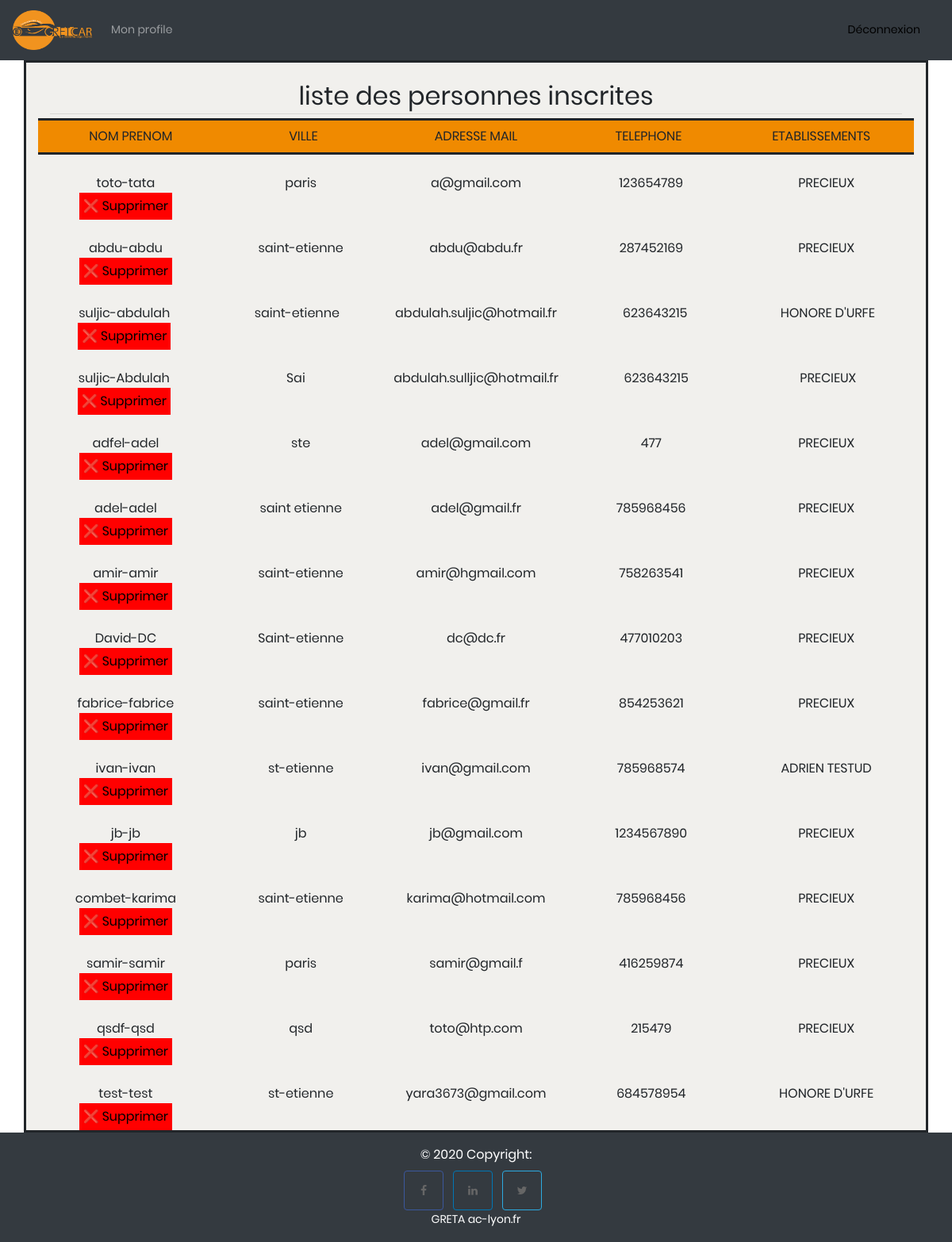
Screenshot of /moderateur-liste.php with the database file from the repository.
### tables this page shows
CREATE TABLE IF NOT EXISTS `user` (
  `usr_id` int(11) NOT NULL AUTO_INCREMENT,
  `usr_nom` varchar(250) NOT NULL,
  `usr_prenom` varchar(250) NOT NULL,
  `usr_adresse` varchar(250) NOT NULL,
  `usr_ville` varchar(250) NOT NULL,
  `usr_codepostal` int(11) NOT NULL,
  `usr_email` varchar(250) NOT NULL,
  `usr_tel` int(11) NOT NULL,
  `nom_etab` varchar(250) NOT NULL,
  `usr_mdp1` varchar(250) NOT NULL,
  PRIMARY KEY (`usr_email`),
  KEY `usr_id` (`usr_id`),
  KEY `nom_etab` (`nom_etab`)
);

### moderateur-liste.php (the view, shortened to what this page needs)
  <nav class="navbar navbar-expand-sm bg-dark navbar-dark sticky-top">
    <a class="navbar-brand" href="connexionUser.html"><img src="logo/logo2.png" height="50" width="100"></a>
    <div class="collapse navbar-collapse" id="collapsibleNavbar">
      <ul class="navbar-nav">
        <li class="nav-item">
          <a class="nav-link" href="moderateur-liste.php">Mon profile</a>
        </li>
    </div>
          <form method="POST" action="template/deconnexion.php">
            <button>
              <a class="dropdown-item" type="submit">Déconnexion</a>
          </button>
          </form>
  </nav>
<body>
  <?php include("template/head.php"); ?>
<center>
<div class="container marketing  " id="couleurtext"><br>
<center><h2 class="inscrit">liste des personnes inscrites </h2></center>
<div class="container">
              <hr style="margin:5px 0 5px 0;">
              <div class='row' id="listinscr">
                                        <div class='col' id='tableau'><f3>NOM PRENOM</f3></div>
                                        <div class='col' id='tableau'><f3>VILLE</f3></div>
                                        <div class='col' id='tableau'><f3>ADRESSE MAIL</f3></div>
                                        <div class='col' id='tableau'><f3>TELEPHONE</f3></div>
                                        <div class='col' id='tableau'><f3>ETABLISSEMENTS</f3></div>
                                        </div>
              <?php
                                  try {
                                  $bdd = new PDO('mysql:host=localhost;dbname=covoit1', 'root', '');
                                    foreach($bdd->query('SELECT usr_nom, usr_prenom,usr_ville, usr_email, usr_tel, nom_etab
                                    FROM user') as $row)
                                    {
                                        $nom = $row[0];
                                        $prenom = $row[1];
                                        $ville = $row[2];
                                        $email = $row[3];
                                        $tel = $row[4];
                                        $etab = $row[5];
                                        ?>
                                        <div class="row">
                                        <div class="col"></br>
                                         <?php echo $nom.'-'.$prenom?><form  method="POST" action="delet.php" onsubmit="return confirm('vous êtes sûr de vouloir supprimer ce compte?');">
                                          <input class="croix" type="submit" name="contacter" value="❌ Supprimer"/>
                </form>
                                          </div>
                                          <div class="col"></br>
                                          <?php echo $ville?>
                                          </div>
                                          <div class="col"></br>
                                          <?php echo  $email?>
                                          </div>
                                          <div class="col"></br>
                                          <?php echo $tel?>
                                          </div>
                                          <div class="col"></br>
                                          <?php echo $etab?>
                                          </div>
                                        </div>
                                        <?php
                                    }
                                  }
                                    catch (PDOException $erreur) {
                                    echo $erreur.' -- '.$erreur->getMessage();
                                     }
                                    ?>
            </div>
</div>
<?php include("template/footer.php"); ?>

### template/head.php (shortened to what this page needs)
<!DOCTYPE html>
<html lang="en">
<head>
	<link rel="stylesheet" type="text/css" href="vendor/bootstrap/css/bootstrap.min.css">
	<link rel="stylesheet" type="text/css" href="fonts/font-awesome-4.7.0/css/font-awesome.min.css">
	<link rel="stylesheet" type="text/css" href="fonts/Linearicons-Free-v1.0.0/icon-font.min.css">
	<link rel="stylesheet" type="text/css" href="vendor/animate/animate.css">
	<link rel="stylesheet" type="text/css" href="vendor/css-hamburgers/hamburgers.min.css">
	<link rel="stylesheet" type="text/css" href="vendor/animsition/css/animsition.min.css">
	<link rel="stylesheet" type="text/css" href="vendor/select2/select2.min.css">
	<link rel="stylesheet" type="text/css" href="vendor/daterangepicker/daterangepicker.css">
	<link rel="stylesheet" type="text/css" href="css/util.css">
	<link rel="stylesheet" type="text/css" href="css/main.css">
</head>

### template/footer.php
	<div class="page-content page-container" id="page-content">
  <div class="footer-copyright text-center py-3">© 2020 Copyright:
  <div class="template-demo">
<button type="button" class="btn btn-social-icon btn-outline-facebook"> <a href="https://www.facebook.com/GRETA-acad%C3%A9mie-Lyon-502937186539491/" target="_blank"><i class="fa fa-facebook"></i></a> </button>
<button type="button" class="btn btn-social-icon btn-outline-linkedin"><a href="https://www.linkedin.com/company/greta-academie-lyon/" target="_blank"><i class="fa fa-linkedin"></i></a></button>
<button type="button" class="btn btn-social-icon btn-outline-twitter"><a  href="https://twitter.com/Greta_acadelyon" target="_blank"><i class="fa fa-twitter"></i></a></button>
</div>
    <a class="abdu" href="https://www1.ac-lyon.fr/greta/loire"> GRETA ac-lyon.fr</a>
  </div>

### css/main.css (style rules this page uses)
* { margin: 0px; padding: 0px; box-sizing: border-box; }
body, html { height: 100%; font-family: Poppins-Regular, sans-serif; }
a { font-family: Poppins-Regular; font-size: 14px; line-height: 1.7; color: #666666; margin: 0px; transition: all 0.4s; -webkit-transition: all 0.4s; -o-transition: all 0.4s; -moz-transition: all 0.4s; }
h1,h2,h3,h4,h5,h6 { margin: 0px; }
ul, li { margin: 0px; list-style-type: none; }
input { outline: none; border: none; }
button { outline: none !important; border: none; background: transparent; }
.abdu, .footer-copyright { background-color: #343a40; color: white; }
#page-content { background-color: #f2f2f2; }
.btn.btn-social-icon { width: 50px; height: 50px; padding: 0 }
.template-demo>.btn { margin-right: 0.5rem !important }
.template-demo { margin-top: 0.5rem !important }
.btn-outline-facebook { border: 1px solid #3b579d; color: #3b579d }
.btn-outline-twitter { border: 1px solid #2caae1; color: #2caae1 }
.btn-outline-linkedin { border: 1px solid #0177b5; color: #0177b5 }
#couleurtext { background-color: #f1f0ed; border : solid; }
#listinscr { background-color: #f08a00; padding: 0.5rem; border-bottom: solid; border-top: solid; }
.croix { padding:5px; background-color: red; }

### rows the page displays
user: usr_nom "toto", usr_prenom "tata", usr_ville "paris", usr_email "a@gmail.com", usr_tel "123654789", nom_etab "PRECIEUX"
user: usr_nom "abdu", usr_prenom "abdu", usr_ville "saint-etienne", usr_email "abdu@abdu.fr", usr_tel "287452169", nom_etab "PRECIEUX"
user: usr_nom "suljic", usr_prenom "abdulah", usr_ville "saint-etienne", usr_email "abdulah.suljic@hotmail.fr", usr_tel "623643215", nom_etab "HONORE D'URFE"
user: usr_nom "suljic", usr_prenom "Abdulah", usr_ville "Sai", usr_email "abdulah.sulljic@hotmail.fr", usr_tel "623643215", nom_etab "PRECIEUX"
user: usr_nom "adfel", usr_prenom "adel", usr_ville "ste", usr_email "adel@gmail.com", usr_tel "477", nom_etab "PRECIEUX"
user: usr_nom "adel", usr_prenom "adel", usr_ville "saint etienne", usr_email "adel@gmail.fr", usr_tel "785968456", nom_etab "PRECIEUX"
user: usr_nom "amir", usr_prenom "amir", usr_ville "saint-etienne", usr_email "amir@hgmail.com", usr_tel "758263541", nom_etab "PRECIEUX"
user: usr_nom "David", usr_prenom "DC", usr_ville "Saint-etienne", usr_email "dc@dc.fr", usr_tel "477010203", nom_etab "PRECIEUX"
user: usr_nom "fabrice", usr_prenom "fabrice", usr_ville "saint-etienne", usr_email "fabrice@gmail.fr", usr_tel "854253621", nom_etab "PRECIEUX"
user: usr_nom "ivan", usr_prenom "ivan", usr_ville "st-etienne", usr_email "ivan@gmail.com", usr_tel "785968574", nom_etab "ADRIEN TESTUD"
user: usr_nom "jb", usr_prenom "jb", usr_ville "jb", usr_email "jb@gmail.com", usr_tel "1234567890", nom_etab "PRECIEUX"
user: usr_nom "combet", usr_prenom "karima", usr_ville "saint-etienne", usr_email "karima@hotmail.com", usr_tel "785968456", nom_etab "PRECIEUX"
user: usr_nom "samir", usr_prenom "samir", usr_ville "paris", usr_email "samir@gmail.f", usr_tel "416259874", nom_etab "PRECIEUX"
user: usr_nom "qsdf", usr_prenom "qsd", usr_ville "qsd", usr_email "toto@htp.com", usr_tel "215479", nom_etab "PRECIEUX"
user: usr_nom "test", usr_prenom "test", usr_ville "st-etienne", usr_email "yara3673@gmail.com", usr_tel "684578954", nom_etab "HONORE D'URFE"
